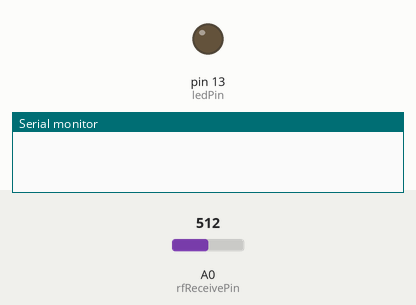
A sketch run on a simulated Arduino Uno, built with avr-gcc and run on an emulated ATmega328P. On the bench: output pins drawn as LEDs (lit = HIGH), the last lines printed to the serial monitor. The inputs (shaded band) are chosen by the test bench; at power-on: A0 (rfReceivePin) = 512.

Above: at 1.2 s.
1.3 s: A0 (rfReceivePin) set to 987
2.8 s: A0 (rfReceivePin) set to 1012
At 3.5 s:
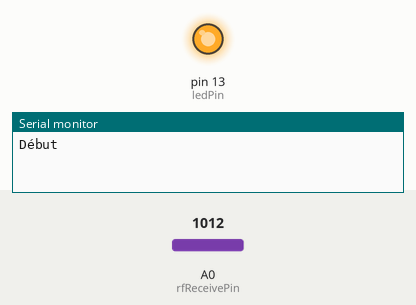
4.3 s: A0 (rfReceivePin) set to 215
5.8 s: A0 (rfReceivePin) set to 188
At 7.0 s:
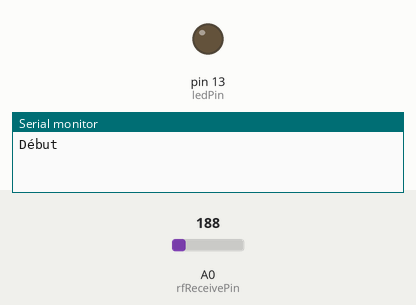
7.3 s: A0 (rfReceivePin) set to 335
8.8 s: A0 (rfReceivePin) set to 358
At 9.7 s:
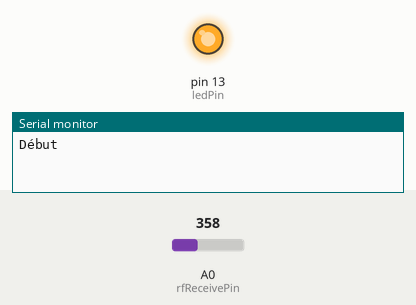
Timing chart, 0 to 11.3 s (numbered marks = the images above; inputs shaded):
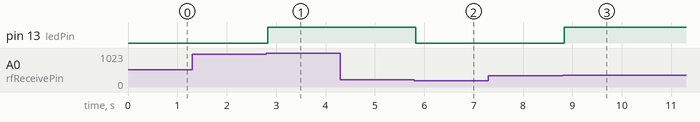

The sketch:

r_cepteur_V65.ino
```cpp
#define rfReceivePin A0             //RF Receiver pin = Analog pin 0
#define ledPin 13                   //Onboard LED = digital pin 13
#include <Wire.h>                   //LCDLibrary
#include <LiquidCrystal_I2C.h>      //?????
LiquidCrystal_I2C lcd(0x20, 16, 2); //?????

//VARIABLES*******************************************************************************************************************************
int affichage = 0;
int i = 0, j = 0, l = 0, w = 0, v = 0, result, testsyncro, intBit,cptlcd = 0, o = 0;;
int compt = 0, bit0[40];
boolean End = LOW, donnee[50], wait40 = LOW, wait10 = LOW, syncro = LOW, mot[128], lettre[8];
boolean syncrotab[8] = {HIGH, HIGH, LOW, LOW, HIGH, LOW, LOW, HIGH};                            //Tableau de la Syncro
double bit1[100];                                                                               //Signal Filtré
char charBit, motf[16];
unsigned int data = 0;                                                                          //Variable pour recevoir les données
const unsigned int upperThreshold = 350;                                                        //Valeur Seuil Haut
const unsigned int lowerThreshold = 200;                                                        //Valeur Seuil Bas
const unsigned int temps = 40;                                                                  //Temps d'un bit

//SETUP***********************************************************************************************************************************
void setup()
{
  pinMode(ledPin, OUTPUT);
  pinMode(rfReceivePin, INPUT);
  Serial.begin(250000);
}

void loop()
{
  //INITIALISATION*************************************************************************************************************************
  //Tant qu'on ne recois rien ... Ne rien faire
  data = analogRead(rfReceivePin);
  while (data <= 1000)
  {
    data = analogRead(rfReceivePin);
  }
  Serial.println("Début");
  i = 0; //Reset i (Cas d'une seconde boucle)

  //Récupération des premiéres valeurs
  while (i < 40)
  {
    data = analogRead(rfReceivePin);
    bit0[i] = data; //Bit0 = Signal Brut
    i++;
    delayMicroseconds(500);//wait 0.5 ms
  }

  //Remise à 0 de i si tableau plein de nouvelle valeur
  if (i == 40)
  {
    i = 0;
    End = HIGH;
  }

  //BOUCLE PRINCIPALE*************************************************************************************************************************************
  while (End == HIGH)
  {

    //Filtrage du signial et récupération continue des données
    bit1[j] = moyenne(bit0);
    j++;
    delayMicroseconds(500);
    data = analogRead(rfReceivePin);
    bit0[i] = data;
    i++;

    //Syncronisation en cours
    if (wait40 == LOW && wait10 == LOW)
    {
      //Vérification si le signal filtré est au niveau HIGH
      if (bit1[j - 1] > upperThreshold)
      {
        digitalWrite(ledPin, HIGH);   //Allumer la LED si Niveau HIGH
        donnee[l] = HIGH;             //donnee est le tableau ou l'on enrengistre les bit décodé
        wait40 = HIGH;                //Prochaine récupération dans 40ms
        l++;                          //Incrémentation de donnee
      }

      //Vérification si le signal filtré est au niveau LOW
      else
      {
        if (bit1[j - 1] < lowerThreshold)
        {
          digitalWrite(ledPin, LOW);   //Eteindre la LED si Niveau HIGH
          donnee[l] = LOW;
          wait40 = HIGH;
          l++;
        }
        else
        {
          wait10 = HIGH; //Dans le cas ou ni le niveau HIGH ou LOW découvert on essaye de se resyncroniser avec le signal n attendant 10ms
        }
      }

      //Si syncro OK Récupération des données ET QUE C'EST LE MOMENT DE RECUPERE LES BITS!!!!
      if (syncro == HIGH)
      {
        //recupérer 7*16 bits
        mot[v] = donnee[l - 1];
        v++;
        //Fin de la recupération de donnée
        if (v == 128)
        {
          End = LOW;
          v = 0;
          j = 0;
          syncro = LOW;
        }
      }
    }

    //Les diférent tempo tout en récupérant les données!!
    if (wait10 == HIGH)
    {
      if (w == 10)
      {
        wait10 = LOW;
        w = 0;
      }
      w++;
    }
    if (wait40 == HIGH)
    {
      if (w == 40)
      {
        wait40 = LOW;
        w = 0;
      }
      w++;
    }

    //Reset i, j et l (Dans le cas ou on arrive au bout du tableau on réécrit par dessus les précédente valeur
    if (i == 40)
    {
      i = 0;
    }
    if (j == 100)
    {
      j = 0;
    }
    if (l == 50)
    {
      l = 0;
    }

    //Repérage de la Syncro
    if (syncro == LOW)
    {
      testsyncro = 0;
      for (int n = 0; n < 8; n++)
      {
        if (donnee[l - 8 + n] == syncrotab[n])
        {
          testsyncro++; //On regarde si les 8 derniers bit sont égal a la syncro demandé
        }
        //Si Signal de Syncro est trouvé
        if (testsyncro == 8)
        {
          syncro = HIGH;
          Serial.println("Syncro OK");
          /*
                    //afichage LCD
                    if(affichage==0)
                    {
                      lcd.init();
                      lcd.print("S");
                      lcd.setCursor(1,0);
                      lcd.print("y");
                      lcd.setCursor(2,0);
                      lcd.print("n");
                      lcd.setCursor(3,0);
                      lcd.print("c");
                      lcd.setCursor(4,0);
                      lcd.print("h");
                      lcd.setCursor(5,0);
                      lcd.print("r");
                      lcd.setCursor(6,0);
                      lcd.print("o");
                      lcd.setCursor(7,0);
                      lcd.print(" ");
                      lcd.setCursor(8,0);
                      lcd.print("O");
                      lcd.setCursor(9,0);
                      lcd.print("K");
                    }*/
        }
      }
    }
  }
  //FIN DE LA BOUCLE-ON DECHIFFRE LES DONNEES RECU******************************************************************************************************
  Serial.println("Le mot est donc :");
  cptlcd = 0, o = 0;

  for (int t = 0; t < 16; t++)
  {
    //Récupération de chaque lettre du "mot"
    for (int d = 1; d < 8; d++)
    {
      lettre[d] = mot[(t * 8) + d];
    }
    charBit = bits(lettre); //Passage de binaire en charactére avec la fonction bits
    Serial.print(" ");
    Serial.print(charBit); //On affice la lettre recu
    Serial.println();
    motf[o] = charBit; //Mise de la lettre dans un tableau
    o++;
  }

  //affichage LCD
  lcd.init();
  for (int q = 0; q < 16; q++)
  {
    if (affichage == 0)
    {
      lcd.setCursor(cptlcd, 0);
      lcd.print(motf[q]);
    }
    cptlcd++;
    affichage = 0;
  }
}
//FIN DU PROGRAMME********************************************************************************************************************************

//FONCTIONS***************************************************************************************************************************************
//Fonction de calcul de la moyenne du signal
double moyenne(int tab[40])
{
  double moy = 0;
  double som = 0;
  for (int k = 0; k < 40; k++)
  {
    som = som + tab[k];
  }
  moy = som / 40;

  return moy;
}

//Transformation d'un octet(boolean) en lettre(char)
char bits(boolean let[8])
{
  char lettre;
  int bits[8];
  double somme = 0;

  //Transformation des HIGH et LOW en 1 et 0
  for (int d = 0; d < 8; d++)
  {
    if (let[d] == HIGH)
    {
      bits[d] = 1;
      Serial.print("1");
    }
    if (let[d] == LOW)
    {
      bits[d] = 0;
      Serial.print("0");
    }
    //Calcul du chiffre décimal corespondant a la table ASCII
    float expo = 7 - d, pui = 2;
    somme = somme + (bits[d] * pow(pui, expo));
  }

  int sommeint = somme;
  Serial.print(" ");
  Serial.print(sommeint + 1);
  lettre = char(sommeint + 1);
  return lettre;
}
```

Measured:
- the behaviour switches between 1000 and 1001 on A0 (rfReceivePin) (found by bisection; images 0 and 1)
- the behaviour switches between 200 and 199 on A0 (rfReceivePin) (found by bisection; images 1 and 2)
- the behaviour switches between 350 and 351 on A0 (rfReceivePin) (found by bisection; images 2 and 3)
- after the input at 1.3 s, every drawn part: stays the same
- after the input at 2.8 s, pin 13 (ledPin): LOW → HIGH at once
- after the input at 4.3 s, every drawn part: stays the same
- after the input at 5.8 s, pin 13 (ledPin): HIGH → LOW at once
- after the input at 7.3 s, every drawn part: stays the same
- after the input at 8.8 s, pin 13 (ledPin): LOW → HIGH at once
